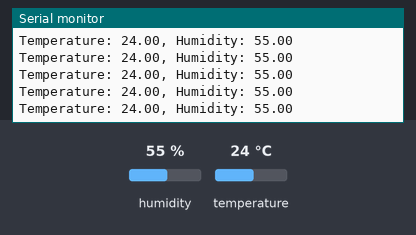
Bench run of a sketch on a simulated ESP32. On the bench: the last lines printed to the serial monitor. The inputs (shaded band) are chosen by the test bench; at power-on: humidity 55 %, temperature 24 °C.

Above: at 2.8 s.
2.9 s: humidity set to 22 %
At 4.5 s:
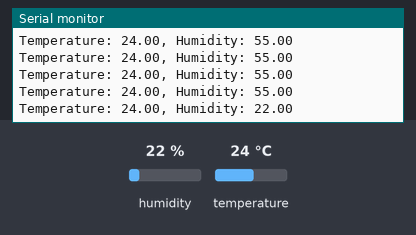
5.6 s: temperature set to 12 °C
At 6.0 s:
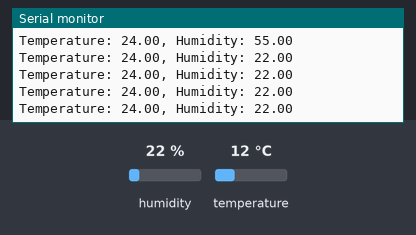
8.3 s: humidity set to 40 %
At 9.0 s:
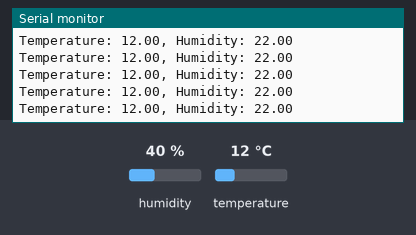
Timing chart, 0 to 11.3 s (numbered marks = the images above; inputs shaded):
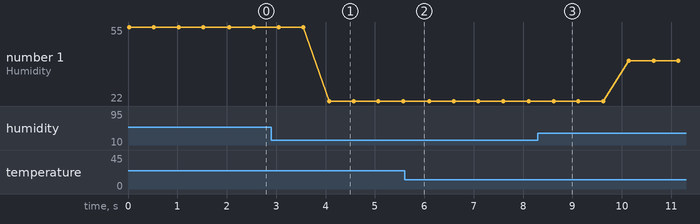

Measured:
- after the input at 2.9 s, the serial monitor: prints a new line after 1.2 s (image 1)
- plotted number 1: 55 → 22 after the input at 2.9 s, 22 → 40 after the input at 8.3 s

The sketch:

Temp_Hum_Sensor_Esp32.ino
```cpp
#include <Adafruit_Sensor.h>
#include <DHT.h>

#define DHT_PIN 14
#define DHT_TYPE DHT11

static DHT dht(DHT_PIN, DHT_TYPE);

void setup(){
  Serial.begin(115200);
  dht.begin();
}

void loop(){
  float temperature = dht.readTemperature();
  float humidity = dht.readHumidity();

Serial.print("Temperature: ");
Serial.print(temperature);
Serial.print(", Humidity: ");
Serial.println(humidity);

delay(500);
}
```
